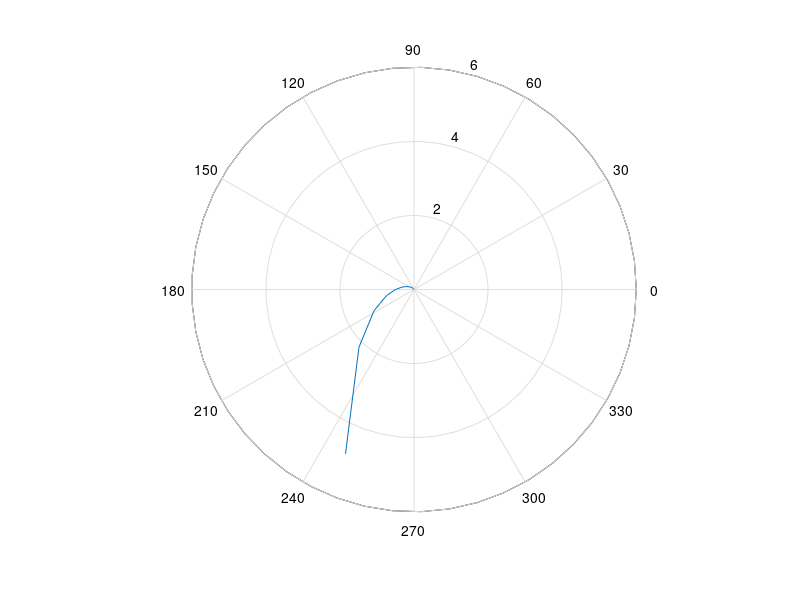

Write MATLAB code to recreate this figure. (Note: this script raises an error after producing the figure.)
clc;
clear all;
close all;
num = 1;
den = [1 2 1 0];
g = tf(num,den);
w = 0.2:0.2:50;
[mag, ph] = bode(g, w);
k = length(w);
for i = 1:k
    magx(i) = mag(i);
    phr(i) = (1*pi/180)*ph(i);
end
polar(phr, magx);
a = allmargin(g);
grid on;